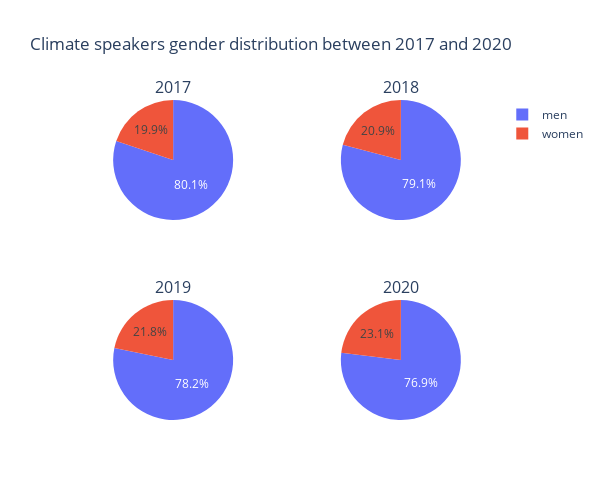

The notebook cell this image was saved under:
### Markdown cell above
### 5.2 Gender

### Code cell
plot_gender(speakers, plotly=True)

### Figure 1 — Plotly figure (JSON) as saved in the notebook; plotly's stock layout.template omitted (floating-point values rounded to 4 significant figures)
{"data": [{"domain": {"x": [0, 0.45], "y": [0.625, 1]}, "labels": ["men", "women"], "type": "pie", "values": [9356, 2319]}, {"domain": {"x": [0.55, 1], "y": [0.625, 1]}, "labels": ["men", "women"], "type": "pie", "values": [9431, 2497]}, {"domain": {"x": [0, 0.45], "y": [0, 0.375]}, "labels": ["men", "women"], "type": "pie", "values": [10822, 3014]}, {"domain": {"x": [0.55, 1], "y": [0, 0.375]}, "labels": ["men", "women"], "type": "pie", "values": [3662, 1100]}], "layout": {"annotations": [{"font": {"size": 16}, "showarrow": false, "text": "2017", "x": 0.225, "xanchor": "center", "xref": "paper", "y": 1, "yanchor": "bottom", "yref": "paper"}, {"font": {"size": 16}, "showarrow": false, "text": "2018", "x": 0.775, "xanchor": "center", "xref": "paper", "y": 1, "yanchor": "bottom", "yref": "paper"}, {"font": {"size": 16}, "showarrow": false, "text": "2019", "x": 0.225, "xanchor": "center", "xref": "paper", "y": 0.375, "yanchor": "bottom", "yref": "paper"}, {"font": {"size": 16}, "showarrow": false, "text": "2020", "x": 0.775, "xanchor": "center", "xref": "paper", "y": 0.375, "yanchor": "bottom", "yref": "paper"}], "height": 500, "title": {"text": "Climate speakers gender distribution between 2017 and 2020"}, "width": 600}}
